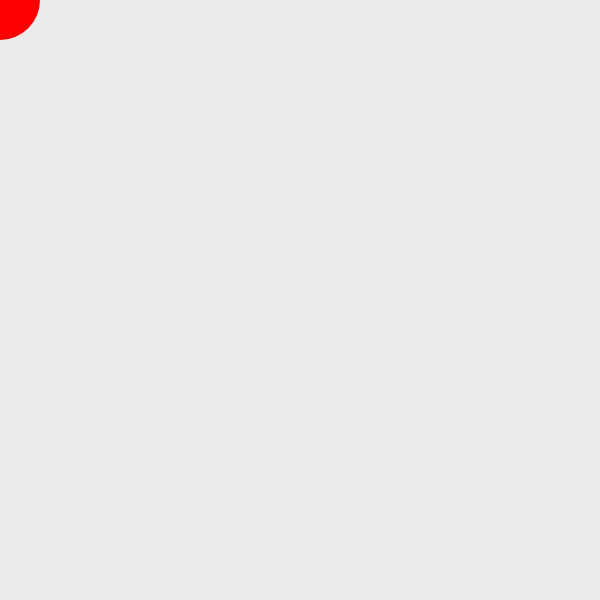
Frame 1 (no input)
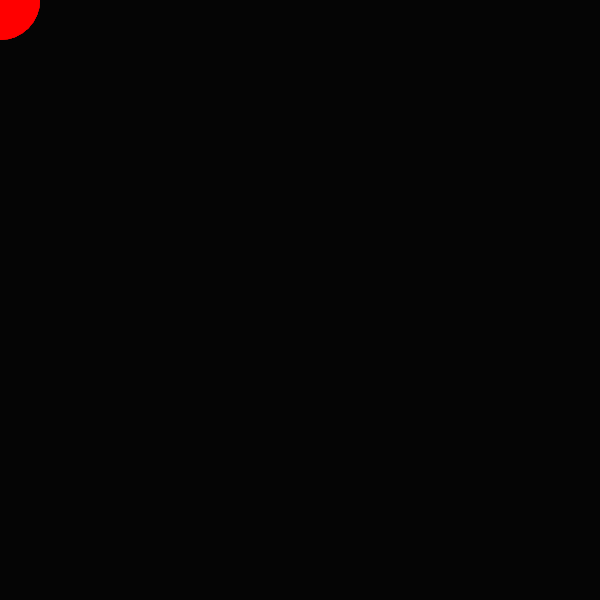
Frame 60 (no input)
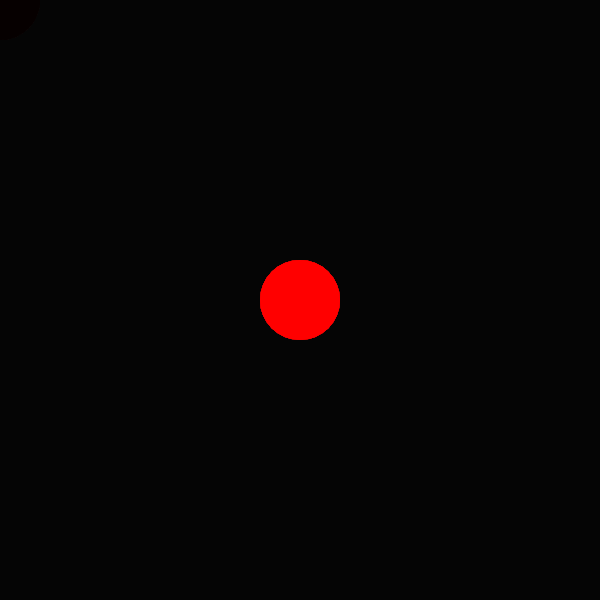
Frame 120 (the mouse pressed at the canvas centre since frame 60)

The p5.js sketch that drew these frames (run headless with seeded random() and noise() and a simulated clock; from frame 60 on, the mouse is pressed at the canvas centre):

// p5.js sketch
// ── sketch.js
// IMA NYU Shanghai
// The Nature of Code
// MOQN
// Feb 9 2017

function setup() {
  createCanvas(600, 600);
  noStroke();
}

function draw() {
  background(0,20); // nice and easy!
  
  fill(255,0,0);
  ellipse(mouseX, mouseY, 80,80);
}
